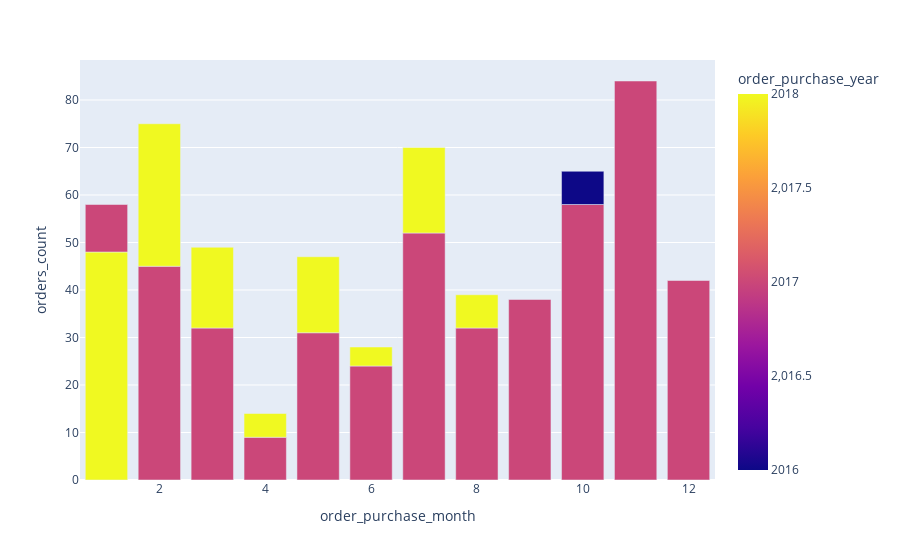

The notebook cell saved with this chart:
### Code cell
px.bar(unavailable_orders_per_month, x='order_purchase_month',y='orders_count', color='order_purchase_year')

### Figure 1 — Plotly figure (JSON) as saved in the notebook; plotly's stock layout.template omitted (floating-point values rounded to 4 significant figures)
{"data": [{"alignmentgroup": "True", "hovertemplate": "order_purchase_month=%{x}<br>orders_count=%{y}<br>order_purchase_year=%{marker.color}<extra></extra>", "legendgroup": "", "marker": {"color": [2017, 2017, 2017, 2018, 2017, 2017, 2017, 2017, 2017, 2017, 2018, 2017, 2018, 2018, 2018, 2017, 2017, 2016, 2018, 2018, 2018], "coloraxis": "coloraxis", "pattern": {"shape": ""}}, "name": "", "offsetgroup": "", "orientation": "v", "showlegend": false, "textposition": "auto", "type": "bar", "x": [11, 10, 7, 1, 2, 12, 9, 8, 3, 5, 2, 6, 7, 3, 5, 1, 4, 10, 8, 4, 6], "xaxis": "x", "y": [84, 58, 52, 48, 45, 42, 38, 32, 32, 31, 30, 24, 18, 17, 16, 10, 9, 7, 7, 5, 4], "yaxis": "y"}], "layout": {"barmode": "relative", "coloraxis": {"colorbar": {"title": {"text": "order_purchase_year"}}, "colorscale": [[0, "#0d0887"], [0.1111, "#46039f"], [0.2222, "#7201a8"], [0.3333, "#9c179e"], [0.4444, "#bd3786"], [0.5556, "#d8576b"], [0.6667, "#ed7953"], [0.7778, "#fb9f3a"], [0.8889, "#fdca26"], [1, "#f0f921"]]}, "legend": {"tracegroupgap": 0}, "margin": {"t": 60}, "xaxis": {"anchor": "y", "domain": [0, 1], "title": {"text": "order_purchase_month"}}, "yaxis": {"anchor": "x", "domain": [0, 1], "title": {"text": "orders_count"}}}}
